Frame 1 (no input): blank canvas, image omitted
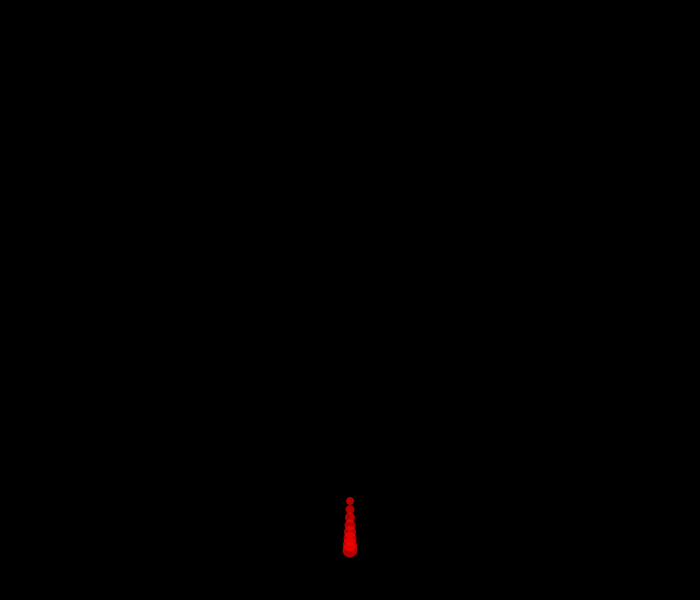
Frame 60 (the mouse pressed at the canvas centre just before this capture)
Frame 120 (the mouse held since frame 60 and released just before this capture): identical to frame 60, image omitted

The Processing sketch that drew this single still picture (run headless with seeded random() and noise(); from frame 60 on, the mouse is pressed at the canvas centre):

// Processing sketch: Fire_basic
// ── Fire_basic.pde
//declare and initialize variables
ArrayList<particle> fire = new ArrayList<particle>();
int max = 8;
PVector base = new PVector(width/2, height-50);

void setup() {
  size(700, 600);
  //  noCursor();
  noStroke();
  colorMode(HSB, 360, 100, 100, 100);
}

void draw() {
  background(0, 0, 0);
  fire.add(new particle(base.x, base.y, 15));
  for (int i = fire.size () -1; i >0; i--) {
    particle f = fire.get(i);
    f.display();
    f.move();
  }

  if (fire.size() > max) {
    fire.remove(0);
  }
}


// ── h.pde
// declare particle variables
class particle {
  PVector loc, vel, acc;
  float sz, alpha;

  // initialize particle variables
  particle(float tempx, float tempy, float tempsz) {
    sz = tempsz;
    vel = new PVector(0, -5);
    loc = new PVector(width/2, height-50);
    acc = new PVector(0, -.5);
    alpha = 100;
  }

  // what the particle does
  //appearence
  void display() {
    fill(0, 99, 99, 70);
    ellipse(loc.x, loc.y, sz, sz);
    alpha--;
    sz--;
  }
  //movement
  void move() {
    vel.add(acc);
    loc.add(vel);
  }
}
